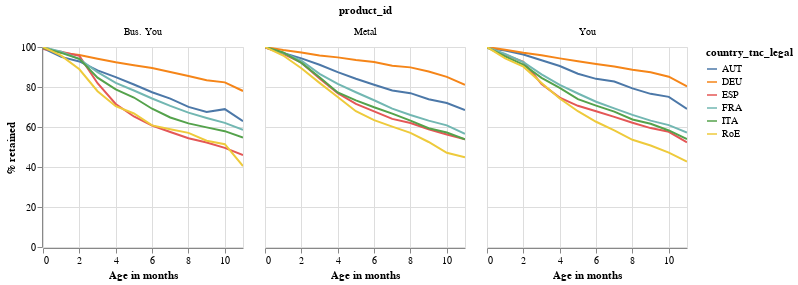

Source (notebook cell):
### Code cell
signup = sample.loc[sample["enter_reason"] == "UPGRADED", :]

# create cohorts.
signup["cohort"] = pd.to_datetime(signup["subscription_valid_from"]).dt.to_period("M")

signup = (
    signup.groupby(["cohort", "age", "product_id", "country_tnc_legal"])["user_id"]
    .nunique()
    .reset_index()
)

signup["cohort_size"] = signup.groupby(["product_id", "cohort", "country_tnc_legal"])[
    "user_id"
].transform("max")
signup["perc"] = 100 * signup["user_id"] / signup["cohort_size"]

# average over cohorts.
signup = (
    signup.groupby(["product_id", "age", "country_tnc_legal"])["perc"]
    .agg("mean")
    .reset_index()
)


alt.Chart(signup.loc[signup["age"] < 12, :]).mark_line().encode(
    x=alt.X("age:Q", axis=alt.Axis(title="Age in months")),
    y=alt.Y("perc:Q", axis=alt.Axis(title="% retained")),
    color="country_tnc_legal:N",
    tooltip=["age", "product_id", "country_tnc_legal", "perc"],
).properties(
    title="% premium retention for upgraded flow", width=200, height=200
).facet(
    facet="product_id:N", columns=3
).interactive()

### Figure 1 — Vega-Lite specification as saved in the notebook (floating-point values rounded to 4 significant figures; data arrays with more than 128 entries replaced by an {"elided": "..."} marker saying what was removed)
{"config": {"view": {"continuousWidth": 400, "continuousHeight": 300}}, "data": {"name": "data-7c6a7161fa664a639d589829675d9eb5"}, "facet": {"type": "nominal", "field": "product_id"}, "spec": {"mark": "line", "encoding": {"color": {"type": "nominal", "field": "country_tnc_legal"}, "tooltip": [{"type": "quantitative", "field": "age"}, {"type": "nominal", "field": "product_id"}, {"type": "nominal", "field": "country_tnc_legal"}, {"type": "quantitative", "field": "perc"}], "x": {"type": "quantitative", "axis": {"title": "Age in months"}, "field": "age"}, "y": {"type": "quantitative", "axis": {"title": "% retained"}, "field": "perc"}}, "height": 200, "selection": {"selector003": {"type": "interval", "bind": "scales", "encodings": ["x", "y"]}}, "title": "% premium retention for upgraded flow", "width": 200}, "columns": 3, "$schema": "https://vega.github.io/schema/vega-lite/v4.0.2.json", "datasets": {"data-7c6a7161fa664a639d589829675d9eb5": {"elided": "216 records"}}}
